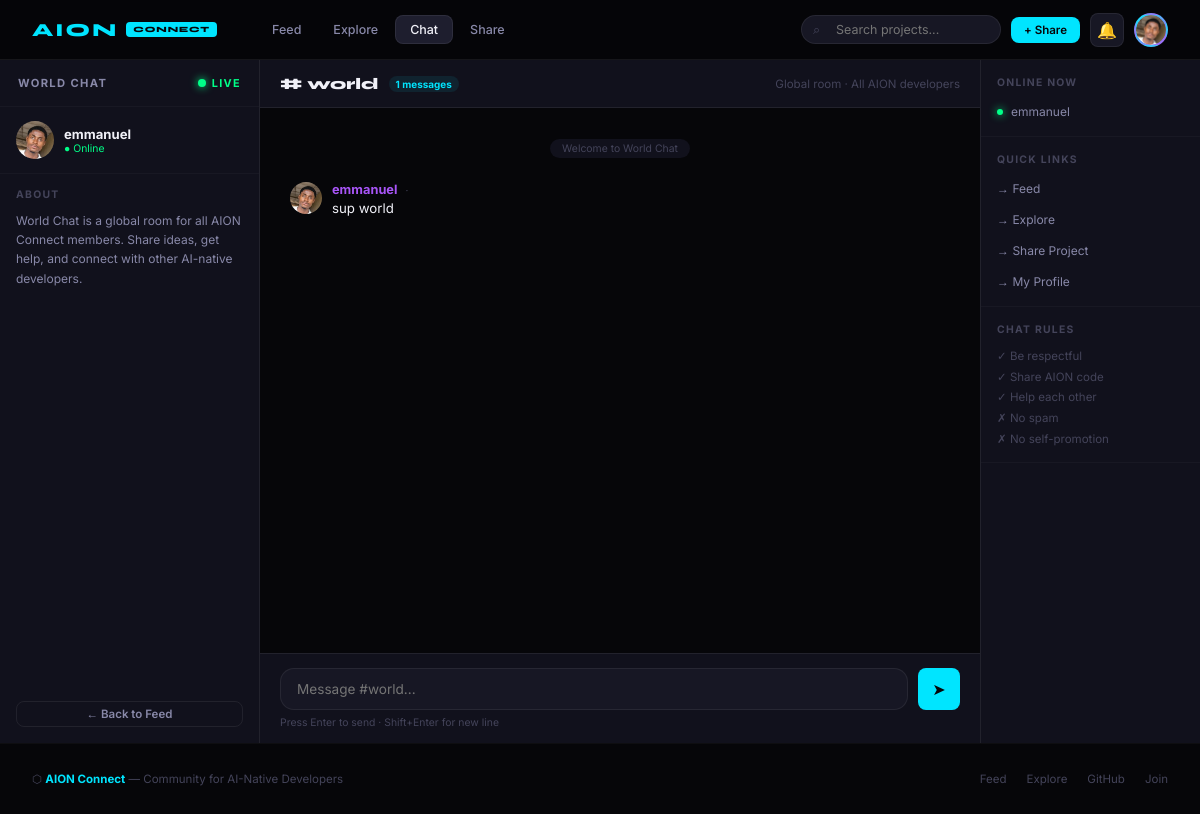
The page /chat (signed in) on the database its author committed.
### database.py (models this page shows, shortened)
class User(UserMixin, db.Model):
    __tablename__ = "users"
    id         = db.Column(db.Integer, primary_key=True)
    username   = db.Column(db.String(40), unique=True, nullable=False)
    email      = db.Column(db.String(120), unique=True, nullable=False)
    password   = db.Column(db.String(200), nullable=False)
    bio        = db.Column(db.String(300), default="")
    avatar     = db.Column(db.String(200), default="")
    github     = db.Column(db.String(100), default="")
    website    = db.Column(db.String(200), default="")
    created_at = db.Column(db.DateTime, default=datetime.utcnow)
    projects  = db.relationship("Project", backref="author",
                                 lazy=True, cascade="all, delete")
    comments  = db.relationship("Comment", backref="author",
                                 lazy=True, cascade="all, delete")
    likes     = db.relationship("Like", backref="user",
                                 lazy=True, cascade="all, delete")
    following = db.relationship("Follow",
                                 foreign_keys="Follow.follower_id",
                                 backref="follower",
                                 lazy=True, cascade="all, delete")
    followers = db.relationship("Follow",
                                 foreign_keys="Follow.followed_id",
                                 backref="followed",
                                 lazy=True, cascade="all, delete")

class Message(db.Model):
    __tablename__ = "messages"
    id         = db.Column(db.Integer, primary_key=True)
    body       = db.Column(db.String(500), nullable=False)
    created_at = db.Column(db.DateTime, default=datetime.utcnow)
    user_id    = db.Column(db.Integer,
                            db.ForeignKey("users.id"),
                            nullable=False)
    user       = db.relationship("User", backref="messages")

### app.py (the view)
@main.route("/chat")
@login_required
def chat():
    messages = Message.query.order_by(
        Message.created_at.desc()
    ).limit(50).all()
    messages = list(reversed(messages))
    online_count = 1
    return render_template("chat.html",
        messages=messages,
        online_count=online_count
    )

### templates/chat.html (shortened to what this page needs)
{% extends "base.html" %}
{% block content %}
<div class="chat-layout">
  <div class="chat-sidebar">
    <div class="chat-sidebar-header">
      <span>World Chat</span>
      <div style="display:flex;align-items:center;gap:6px">
        <div class="online-dot"></div>
        <span style="font-size:0.68rem;color:var(--green)">Live</span>
      </div>
    </div>
    <div style="padding:14px 16px;border-bottom:1px solid var(--border)">
      <div style="display:flex;align-items:center;gap:10px">
        <div class="msg-avatar" style="width:38px;height:38px">
          {% if current_user.avatar %}
          <img src="/static/uploads/{{ current_user.avatar }}" alt="">
          {% else %}
          {{ current_user.username[0].upper() }}
          {% endif %}
        </div>
        <div>
          <div style="font-size:0.82rem;font-weight:700;
                      color:var(--text0);font-family:var(--font-body)">
            {{ current_user.username }}
          </div>
          <div style="font-size:0.65rem;color:var(--green)">● Online</div>
        </div>
      </div>
    </div>
    <div style="padding:14px 16px">
      <div style="font-size:0.65rem;font-weight:700;
                  letter-spacing:0.12em;color:var(--text2);
                  text-transform:uppercase;font-family:var(--font-body);
                  margin-bottom:10px">
        About
      </div>
      <p style="font-size:0.75rem;color:var(--text1);
                line-height:1.6;font-family:var(--font-body)">
        World Chat is a global room for all AION Connect members.
        Share ideas, get help, and connect with other AI-native developers.
      </p>
    </div>
    <div style="padding:0 16px;margin-top:auto;padding-bottom:16px">
      <a href="/" class="btn btn-ghost btn-sm" style="width:100%;
         justify-content:center">← Back to Feed</a>
    </div>
  </div>
  <div class="chat-main">
    <div class="chat-header">
      <div style="display:flex;align-items:center;gap:10px">
        <div style="font-family:var(--font-ui);font-size:1rem;
                    font-weight:800;color:var(--text0)">
          # world
        </div>
        <span class="msg-count" id="msg-count">
          {{ messages|length }} messages
        </span>
      </div>
      <div style="font-size:0.72rem;color:var(--text2);
                  font-family:var(--font-body)">
        Global room · All AION developers
      </div>
    </div>
    <div class="chat-messages" id="messages">
      <div style="text-align:center;padding:8px 0;margin-bottom:8px">
        <span style="font-size:0.65rem;color:var(--text2);
                     background:var(--bg2);padding:3px 12px;
                     border-radius:10px;font-family:var(--font-body)">
          Welcome to World Chat
        </span>
      </div>
      {% for msg in messages %}
      <div class="msg {% if msg.user.username == current_user.username %}own{% endif %}"
           id="msg-{{ msg.id }}">
        <div class="msg-avatar">
          {% if msg.user.avatar %}
          <img src="/static/uploads/{{ msg.user.avatar }}" alt="">
          {% else %}
          {{ msg.user.username[0].upper() }}
          {% endif %}
        </div>
        <div class="msg-content">
          <div class="msg-header">
            <a href="/profile/{{ msg.user.username }}"
               class="msg-username">{{ msg.user.username }}</a>
            <span class="msg-time">{{ msg.time }} · {{ msg.date }}</span>
          </div>
          <div class="msg-body">{{ msg.body }}</div>
        </div>
      </div>
      {% endfor %}
    </div>
    <div class="chat-input-area">
      <div class="chat-input-wrap">
        <textarea class="chat-input" id="chat-input"
                  placeholder="Message #world..."
                  rows="1"
                  onkeydown="handleKey(event)"
                  oninput="autoResize(this)"></textarea>
        <button class="send-btn" onclick="sendMessage()" id="send-btn">
          ➤
        </button>
      </div>
      <div style="font-size:0.65rem;color:var(--text2);
                  margin-top:6px;font-family:var(--font-body)">
        Press Enter to send · Shift+Enter for new line
      </div>
    </div>
  </div>
  <div class="chat-info">
    <div class="chat-info-section">
      <div class="chat-info-title">Online Now</div>
      <div class="online-user" id="online-list">
        <div class="online-dot" style="width:6px;height:6px"></div>
        {{ current_user.username }}
      </div>
    </div>
    <div class="chat-info-section">
      <div class="chat-info-title">Quick Links</div>
      <div style="display:flex;flex-direction:column;gap:6px">
        <a href="/" style="font-size:0.75rem;color:var(--text1);
                           text-decoration:none;padding:5px 0;
                           font-family:var(--font-body);
                           transition:color 0.15s"
           onmouseover="this.style.color='var(--cyan)'"
           onmouseout="this.style.color='var(--text1)'">
          → Feed
        </a>
        <a href="/explore" style="font-size:0.75rem;color:var(--text1);
                                  text-decoration:none;padding:5px 0;
                                  font-family:var(--font-body)"
           onmouseover="this.style.color='var(--cyan)'"
           onmouseout="this.style.color='var(--text1)'">
          → Explore
        </a>
        <a href="/post" style="font-size:0.75rem;color:var(--text1);
                               text-decoration:none;padding:5px 0;
                               font-family:var(--font-body)"
           onmouseover="this.style.color='var(--cyan)'"
           onmouseout="this.style.color='var(--text1)'">
          → Share Project
        </a>
        <a href="/profile/{{ current_user.username }}"
           style="font-size:0.75rem;color:var(--text1);
                  text-decoration:none;padding:5px 0;
                  font-family:var(--font-body)"
           onmouseover="this.style.color='var(--cyan)'"
           onmouseout="this.style.color='var(--text1)'">
          → My Profile
        </a>
      </div>
    </div>
    <div class="chat-info-section">
      <div class="chat-info-title">Chat Rules</div>
      <div style="font-size:0.72rem;color:var(--text2);
                  line-height:1.8;font-family:var(--font-body)">
        ✓ Be respectful<br>
        ✓ Share AION code<br>
        ✓ Help each other<br>
        ✗ No spam<br>
        ✗ No self-promotion
      </div>
    </div>
  </div>
</div>
{% endblock %}

### templates/base.html (shortened to what this page needs)
<!DOCTYPE html>
<html lang="en">
<head>
</head>
<body>
<nav class="navbar">
  <a href="/" class="nav-logo">
    AION
    <div class="nav-logo-badge">CONNECT</div>
  </a>
  <div class="nav-links">
    <a href="/" class="nav-link {% if request.endpoint == 'main.home' %}active{% endif %}">Feed</a>
    <a href="/explore" class="nav-link {% if request.endpoint == 'main.explore' %}active{% endif %}">Explore</a>
    <a href="/chat" class="nav-link {% if request.endpoint == 'main.chat' %}active{% endif %}">Chat</a>
    {% if current_user.is_authenticated %}
      <a href="/post" class="nav-link {% if request.endpoint == 'main.post' %}active{% endif %}">Share</a>
    {% endif %}
  </div>
  <div class="nav-right">
    <div class="search-wrap">
      <span class="search-icon">⌕</span>
      <form action="/explore" method="GET">
        <input type="text" name="q" placeholder="Search projects..." value="{{ request.args.get('q', '') }}">
      </form>
    </div>
        {% if current_user.is_authenticated %}
      <a href="/post" class="btn btn-primary btn-sm">+ Share</a>
      <div style="position:relative">
        <a href="/notifications"
           style="width:34px;height:34px;border-radius:var(--radius);
                  background:var(--bg3);border:1px solid var(--border2);
                  display:flex;align-items:center;justify-content:center;
                  text-decoration:none;color:var(--text1);font-size:1rem;
                  transition:all 0.15s"
           onmouseover="this.style.borderColor='var(--border3)';this.style.color='var(--text0)'"
           onmouseout="this.style.borderColor='var(--border2)';this.style.color='var(--text1)'"
           id="notif-bell">
          🔔
        </a>
      </div>
      <a href="/profile/{{ current_user.username }}"
         class="avatar" style="overflow:hidden;padding:0">
        {% if current_user.avatar %}
        <img src="/static/uploads/{{ current_user.avatar }}"
             alt="{{ current_user.username }}"
             style="width:100%;height:100%;object-fit:cover;border-radius:50%">
        {% else %}
        {{ current_user.username[0].upper() }}
        {% endif %}
      </a>
    {% else %}
      <a href="/login" class="btn btn-ghost btn-sm">Login</a>
      <a href="/register" class="btn btn-primary btn-sm">Join Free</a>
    {% endif %}
  </div>
</nav>
{% block content %}{% endblock %}
<footer class="footer">
  <div>⬡ <strong style="color:var(--cyan)">AION Connect</strong> — Community for AI-Native Developers</div>
  <div style="display:flex;gap:20px">
    <a href="/">Feed</a>
    <a href="/explore">Explore</a>
    <a href="https://github.com/kinghenesey/AION" target="_blank">GitHub</a>
    <a href="/register">Join</a>
  </div>
</footer>
</body>
</html>

### templates/base.html (style rules this page uses)
* { margin:0;padding:0;box-sizing:border-box }
:root { --bg0:#060609; --bg1:#0c0c14; --bg2:#11111c; --bg3:#171724; --bg4:#1e1e2e; --bg5:#252538; --border:#ffffff08; --border2:#ffffff12; --border3:#ffffff20; --cyan:#00e5ff; --cyan2:#00b8d4; --cyan-dim:#00e5ff15; --cyan-glow:#00e5ff25; --green:#00ff88; --green-dim:#00ff8812; --red:#ff4757; --red-dim:#ff475712; --yellow:#ffd32a; --yellow-dim:#ffd32a12; --purple:#a855f7; --purple-dim:#a855f712; --pink:#ec4899; --pink-dim:#ec489912; --orange:#f97316; --orange-dim:#f9731612; --blue:#3b82f6; --blue-dim:#3b82f612; --text0:#f1f1f8; --text1:#8888a8; --text2:#44445a; --text3:#2a2a3a; --font-mono:'JetBrains Mono',monospace; --font-ui:'Syne',sans-serif; --font-body:'Inter',sans-serif; --radius:8px; --radius-lg:14px; --radius-xl:22px; --shadow:0 4px 24px rgba(0,0,0,0.5); --shadow-lg:0 12px 48px rgba(0,0,0,0.7); --glow-cyan:0 0 30px rgba(0,229,255,0.12); --glow-purple:0 0 30px rgba(168,85,247,0.12); }
html { scroll-behavior:smooth }
body { font-family:var(--font-body); background:var(--bg0); color:var(--text0); min-height:100vh; display:flex; flex-direction:column; overflow-x:hidden; }
.navbar { position:sticky;top:0;z-index:200; background:rgba(6,6,9,0.8); -webkit-backdrop-filter:blur(24px); backdrop-filter:blur(24px); border-bottom:1px solid var(--border2); height:60px; display:flex;align-items:center; padding:0 32px;gap:0; }
.nav-logo { font-family:var(--font-ui); font-size:1.15rem;font-weight:800; color:var(--cyan);letter-spacing:0.12em; text-decoration:none; display:flex;align-items:center;gap:8px; margin-right:40px;flex-shrink:0; }
.nav-logo-badge { font-size:0.5rem;font-weight:800; letter-spacing:0.12em; color:var(--bg0);background:var(--cyan); padding:3px 7px;border-radius:4px; }
.nav-links { display:flex;align-items:center;gap:2px;flex:1; }
.nav-link { padding:6px 14px;font-size:0.78rem; color:var(--text1);text-decoration:none; border-radius:var(--radius); transition:all 0.15s; font-family:var(--font-body);font-weight:500; border:1px solid transparent; }
.nav-link.active { color:var(--text0);background:var(--bg4);border-color:var(--border2); }
.nav-right { margin-left:auto; display:flex;align-items:center;gap:10px; }
.search-wrap { position:relative; }
.search-wrap input { background:var(--bg3); border:1px solid var(--border2); border-radius:20px; color:var(--text0); font-family:var(--font-body); font-size:0.78rem; padding:6px 14px 6px 34px; width:200px;outline:none; transition:all 0.2s; }
.search-icon { position:absolute;left:12px;top:50%; transform:translateY(-50%); color:var(--text2);font-size:0.8rem; pointer-events:none; }
.btn { display:inline-flex;align-items:center;gap:6px; padding:7px 18px;border-radius:var(--radius); font-family:var(--font-body);font-size:0.78rem;font-weight:600; cursor:pointer;transition:all 0.18s; text-decoration:none;border:1px solid transparent; white-space:nowrap; }
.btn-primary { background:var(--cyan);color:var(--bg0); }
.btn-ghost { background:transparent;color:var(--text1); border-color:var(--border2); }
.btn-sm { padding:5px 12px;font-size:0.72rem; }
.avatar { width:34px;height:34px;border-radius:50%; background:linear-gradient(135deg,var(--cyan),var(--purple)); display:flex;align-items:center;justify-content:center; font-size:0.75rem;font-weight:700;color:var(--bg0); text-decoration:none;flex-shrink:0; border:2px solid var(--border2);transition:border-color 0.15s; font-family:var(--font-ui); }
.footer { border-top:1px solid var(--border); padding:28px 32px; display:flex;align-items:center;justify-content:space-between; font-size:0.72rem;color:var(--text2); font-family:var(--font-body); flex-wrap:wrap;gap:12px; }
.footer a { color:var(--text2);text-decoration:none;transition:color 0.15s; }

### rows shown on the page
User: avatar (picture), username "emmanuel"
Message: user.avatar (picture), user.username "emmanuel", body "sup world"

### other values the page prints
{{ messages|length }} "1"
